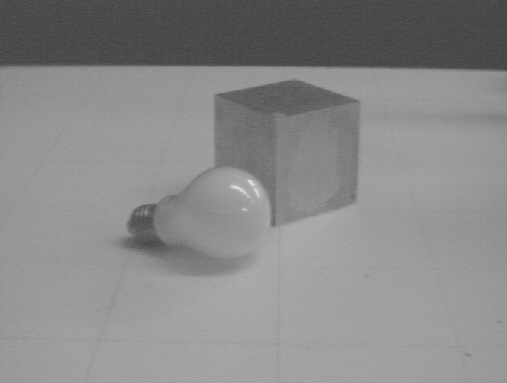
#> input picture Computer-vision/image/mono.jpg, 507 x 383 px, found by its file name
$ python '形态学.py'
#> lines starting #> are read from the running program, lines starting #| are printed output that depends on the picture; after the words box and inside, x2 and y2 are one past the last pixel; in counts of white or black regions, pixels touching at a corner belong together
# Writer : wojianxinygcl@163.com
# Date   : 2020.3.21
import cv2
import numpy as np
import matplotlib.pyplot as plt

# Gray scale
def BGR2GRAY(img):
	b = img[:, :, 0].copy()
	g = img[:, :, 1].copy()
	r = img[:, :, 2].copy()

	# Gray scale
	out = 0.2126 * r + 0.7152 * g + 0.0722 * b
	out = out.astype(np.uint8)

	return out

# Otsu Binalization
def otsu_binarization(img, th=128):
#> called with th = 128
	H, W = img.shape
#> H = 383; W = 507
	out = img.copy()

	max_sigma = 0
	max_t = 0

	# determine threshold
	for _t in range(1, 255):
		v0 = out[np.where(out < _t)]
		m0 = np.mean(v0) if len(v0) > 0 else 0.
		w0 = len(v0) / (H * W)
		v1 = out[np.where(out >= _t)]
		m1 = np.mean(v1) if len(v1) > 0 else 0.
		w1 = len(v1) / (H * W)
		sigma = w0 * w1 * ((m0 - m1) ** 2)
		if sigma > max_sigma:
			max_sigma = sigma
			max_t = _t
#> this loop made 254 passes
#> (m0, w0, m1, w1, sigma, max_sigma) on passes 64 to 75: (63, 2.57e-05, 136.8, 1, 0.14, 0.14), (63.76, 0.000108, 136.8, 1, 0.577, 0.577), (64.54, 0.000294, 136.8, 1, 1.53, 1.53), (65.39, 0.000706, 136.9, 0.999, 3.6, 3.6), (66.37, 0.00179, 137, 0.998, 8.91, 8.91), (67.27, 0.00399, 137.1, 0.996, 19.36, 19.36), (68.16, 0.00819, 137.4, 0.992, 38.95, 38.95), (69.05, 0.0159, 137.9, 0.984, 74.04, 74.04), (69.89, 0.0279, 138.7, 0.972, 128.4, 128.4), (70.68, 0.0446, 139.9, 0.955, 204.4, 204.4), (71.42, 0.0655, 141.4, 0.934, 299.9, 299.9), (72.11, 0.0892, 143.2, 0.911, 410.3, 410.3)
#> (m0, w0, m1, w1, sigma) on passes 1 to 6: (0, 0, 136.8, 1, 0), (0, 0, 136.8, 1, 0), (0, 0, 136.8, 1, 0), (0, 0, 136.8, 1, 0), (0, 0, 136.8, 1, 0), (0, 0, 136.8, 1, 0)
#> after the loop, max_sigma = 876.1; max_t = 116

	# Binarization
	print("threshold >>", max_t)
#| threshold >> 116
	th = max_t
#> th = 116
	out[out < th] = 0
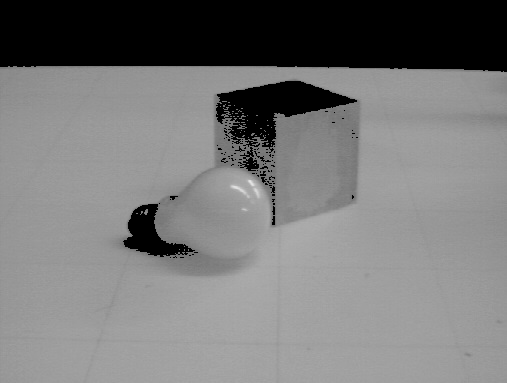
#> out: shape (383, 507); min 0, max 229, mean 120.2
	out[out >= th] = 255
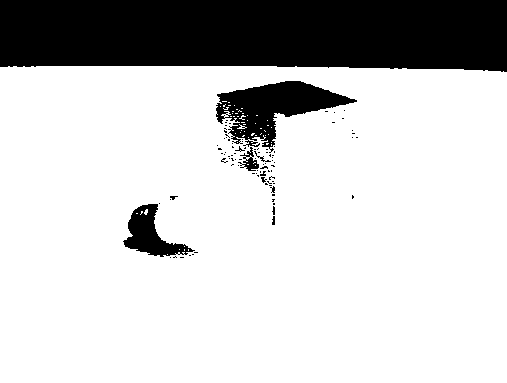
#> out: shape (383, 507); 79.1% white; 93 black regions (87 under 20 px), largest, box (x1, y1, x2, y2) and area: (0, 0, 507, 72) 34051, (216, 81, 357, 153) 4387, (123, 204, 195, 257) 1617, (238, 147, 259, 171) 200, (254, 151, 271, 162) 33, (272, 216, 275, 225) 22

	return out


# Morphology Dilate
def Morphology_Dilate(img, Dil_time=1):
	H, W = img.shape

	# kernel
	MF = np.array(((0, 1, 0),
				(1, 0, 1),
				(0, 1, 0)))

	# each dilate time
	out = img.copy()
	for i in range(Dil_time):
		tmp = np.pad(out, (1, 1), 'edge')
		for y in range(1, H):
			for x in range(1, W):
				if np.sum(MF * tmp[y-1:y+2, x-1:x+2]) >= 255:
					out[y, x] = 255

	return out


# Morphology Erode
def Morphology_Erode(img, Erode_time=1):
#> called with Erode_time = 2
	H, W = img.shape
#> H = 383; W = 507
	out = img.copy()

	# kernel
	MF = np.array(((0, 1, 0),
				(1, 0, 1),
				(0, 1, 0)))

	# each erode
	for i in range(Erode_time):
		tmp = np.pad(out, (1, 1), 'edge')
		# erode
		for y in range(1, H):
			for x in range(1, W):
				if np.sum(MF * tmp[y-1:y+2, x-1:x+2]) < 255*4:
					out[y, x] = 0
#> this loop made 2 passes
#> pass 1, in Morphology_Erode, `tmp = np.pad(out, (1, 1), 'edge')`:
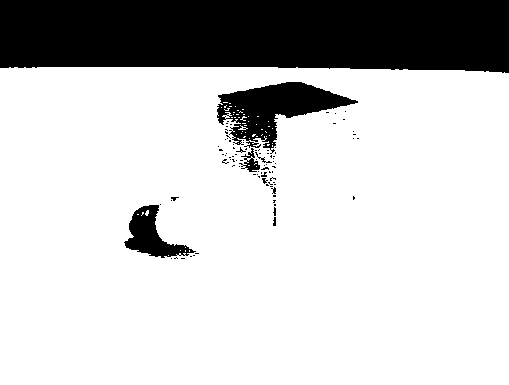
#> tmp: shape (385, 509); 78.9% white; 93 black regions (87 under 20 px), largest, box (x1, y1, x2, y2) and area: (0, 0, 509, 73) 34699, (217, 82, 358, 154) 4387, (124, 205, 196, 258) 1617, (239, 148, 260, 172) 200, (255, 152, 272, 163) 33, (273, 217, 276, 226) 22
#> pass 2, in Morphology_Erode, `tmp = np.pad(out, (1, 1), 'edge')`:
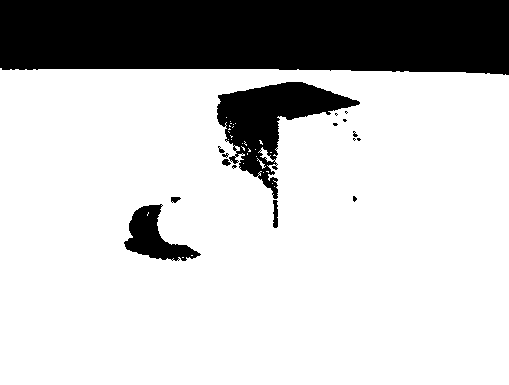
#> tmp: shape (385, 509); 77.4% white; 17 black regions (10 under 20 px), largest, box (x1, y1, x2, y2) and area: (0, 0, 509, 75) 35708, (217, 82, 360, 199) 6220, (124, 204, 201, 261) 1965
#> after the loop:
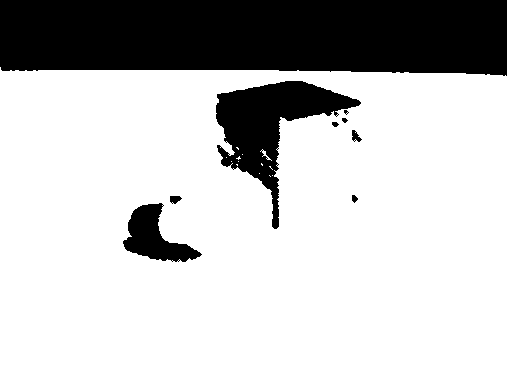
#> out: shape (383, 507); 76.4% white; 9 black regions (1 under 20 px), largest, box (x1, y1, x2, y2) and area: (0, 0, 507, 76) 36064, (216, 81, 361, 229) 7334, (123, 203, 202, 262) 2220

	return out


# Read image
img = cv2.imread("./image/mono.jpg").astype(np.float32)

# Grayscale
gray = BGR2GRAY(img)

# Otsu's binarization
otsu = otsu_binarization(gray)

# Morphology - dilate
erode_result = Morphology_Erode(otsu, Erode_time=2)
dilate_result = Morphology_Dilate(otsu,Dil_time=2)
#> the loop in Morphology_Dilate, `for i in range(Dil_time):` made 2 passes
#> pass 2, in Morphology_Dilate, `tmp = np.pad(out, (1, 1), 'edge')`:
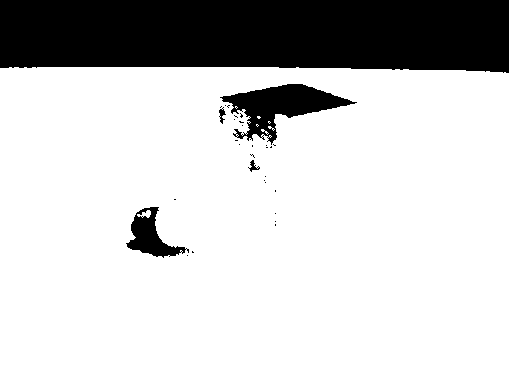
#> tmp: shape (385, 509); 79.8% white; 31 black regions (26 under 20 px), largest, box (x1, y1, x2, y2) and area: (0, 0, 509, 73) 34683, (220, 84, 357, 145) 3356, (126, 207, 189, 258) 1313, (219, 107, 226, 124) 56, (248, 160, 260, 172) 55
#> after the loop in Morphology_Dilate, `for i in range(Dil_time):`:
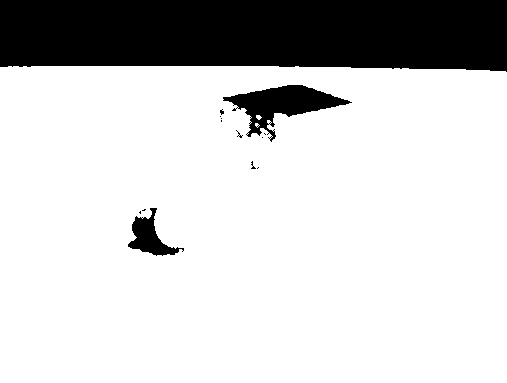
#> out: shape (383, 507); 80.5% white; 14 black regions (11 under 20 px), largest, box (x1, y1, x2, y2) and area: (0, 0, 507, 72) 34020, (223, 85, 352, 142) 2808, (128, 208, 184, 256) 1056

# Save result
cv2.imwrite("Black_and_white.jpg",otsu)
cv2.imshow("Black_and_white",otsu)
cv2.imwrite("erode_result.jpg", erode_result)
cv2.imshow("erode_result", erode_result)
cv2.imwrite("dilate_result.jpg", dilate_result)
cv2.imshow("dilate_result",dilate_result)
cv2.waitKey(0)
cv2.destroyAllWindows()
